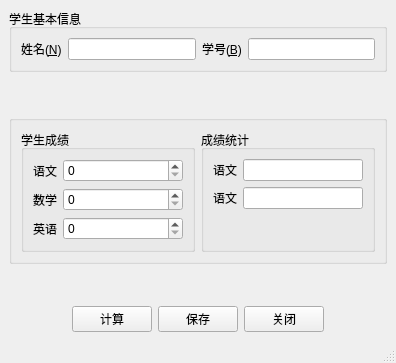
<?xml version="1.0" encoding="UTF-8"?>
<ui version="4.0">
 <class>MainWindow</class>
 <widget class="QMainWindow" name="MainWindow">
  <property name="geometry">
   <rect>
    <x>0</x>
    <y>0</y>
    <width>396</width>
    <height>363</height>
   </rect>
  </property>
  <property name="windowTitle">
   <string>MainWindow</string>
  </property>
  <widget class="QWidget" name="centralwidget">
   <layout class="QVBoxLayout" name="verticalLayout_2">
    <item>
     <widget class="QGroupBox" name="studentInfo">
      <property name="title">
       <string>学生基本信息</string>
      </property>
      <layout class="QHBoxLayout" name="horizontalLayout">
       <item>
        <widget class="QLabel" name="name">
         <property name="text">
          <string>姓名(&amp;N)</string>
         </property>
         <property name="buddy">
          <cstring>inputName</cstring>
         </property>
        </widget>
       </item>
       <item>
        <widget class="QLineEdit" name="inputName"/>
       </item>
       <item>
        <widget class="QLabel" name="number">
         <property name="text">
          <string>学号(&amp;B)</string>
         </property>
         <property name="buddy">
          <cstring>inputNumber</cstring>
         </property>
        </widget>
       </item>
       <item>
        <widget class="QLineEdit" name="inputNumber"/>
       </item>
      </layout>
     </widget>
    </item>
    <item>
     <spacer name="verticalSpacer">
      <property name="orientation">
       <enum>Qt::Orientation::Vertical</enum>
      </property>
      <property name="sizeHint" stdset="0">
       <size>
        <width>20</width>
        <height>40</height>
       </size>
      </property>
     </spacer>
    </item>
    <item>
     <widget class="QGroupBox" name="gradeInfo">
      <property name="title">
       <string/>
      </property>
      <layout class="QVBoxLayout" name="verticalLayout">
       <item>
        <layout class="QHBoxLayout" name="horizontalLayout_2" stretch="1,1">
         <item>
          <widget class="QGroupBox" name="grade">
           <property name="title">
            <string>学生成绩</string>
           </property>
           <layout class="QFormLayout" name="formLayout">
            <item row="0" column="0">
             <widget class="QLabel" name="chinese">
              <property name="text">
               <string>语文</string>
              </property>
              <property name="alignment">
               <set>Qt::AlignmentFlag::AlignCenter</set>
              </property>
             </widget>
            </item>
            <item row="0" column="1">
             <widget class="QSpinBox" name="chineseGrade"/>
            </item>
            <item row="1" column="0">
             <widget class="QLabel" name="math">
              <property name="text">
               <string>数学</string>
              </property>
              <property name="alignment">
               <set>Qt::AlignmentFlag::AlignCenter</set>
              </property>
             </widget>
            </item>
            <item row="1" column="1">
             <widget class="QSpinBox" name="mathGrade"/>
            </item>
            <item row="2" column="0">
             <widget class="QLabel" name="english">
              <property name="text">
               <string>英语</string>
              </property>
              <property name="alignment">
               <set>Qt::AlignmentFlag::AlignCenter</set>
              </property>
             </widget>
            </item>
            <item row="2" column="1">
             <widget class="QSpinBox" name="englishGrade"/>
            </item>
           </layout>
          </widget>
         </item>
         <item>
          <widget class="QGroupBox" name="statistic">
           <property name="title">
            <string>成绩统计</string>
           </property>
           <layout class="QFormLayout" name="formLayout_2">
            <item row="0" column="0">
             <widget class="QLabel" name="chinese_2">
              <property name="text">
               <string>语文</string>
              </property>
              <property name="alignment">
               <set>Qt::AlignmentFlag::AlignCenter</set>
              </property>
             </widget>
            </item>
            <item row="0" column="1">
             <widget class="QLineEdit" name="inputNumber_2"/>
            </item>
            <item row="1" column="0">
             <widget class="QLabel" name="chinese_3">
              <property name="text">
               <string>语文</string>
              </property>
              <property name="alignment">
               <set>Qt::AlignmentFlag::AlignCenter</set>
              </property>
             </widget>
            </item>
            <item row="1" column="1">
             <widget class="QLineEdit" name="inputNumber_3"/>
            </item>
           </layout>
          </widget>
         </item>
        </layout>
       </item>
      </layout>
     </widget>
    </item>
    <item>
     <spacer name="verticalSpacer_2">
      <property name="orientation">
       <enum>Qt::Orientation::Vertical</enum>
      </property>
      <property name="sizeHint" stdset="0">
       <size>
        <width>20</width>
        <height>39</height>
       </size>
      </property>
     </spacer>
    </item>
    <item>
     <layout class="QHBoxLayout" name="horizontalLayout_3">
      <item>
       <spacer name="horizontalSpacer">
        <property name="orientation">
         <enum>Qt::Orientation::Horizontal</enum>
        </property>
        <property name="sizeHint" stdset="0">
         <size>
          <width>40</width>
          <height>20</height>
         </size>
        </property>
       </spacer>
      </item>
      <item>
       <widget class="QPushButton" name="pushButton">
        <property name="text">
         <string>计算</string>
        </property>
       </widget>
      </item>
      <item>
       <widget class="QPushButton" name="pushButton_2">
        <property name="text">
         <string>保存</string>
        </property>
       </widget>
      </item>
      <item>
       <widget class="QPushButton" name="pushButton_3">
        <property name="text">
         <string>关闭</string>
        </property>
       </widget>
      </item>
      <item>
       <spacer name="horizontalSpacer_2">
        <property name="orientation">
         <enum>Qt::Orientation::Horizontal</enum>
        </property>
        <property name="sizeHint" stdset="0">
         <size>
          <width>40</width>
          <height>20</height>
         </size>
        </property>
       </spacer>
      </item>
     </layout>
    </item>
   </layout>
  </widget>
  <widget class="QStatusBar" name="statusbar"/>
 </widget>
 <tabstops>
  <tabstop>inputName</tabstop>
  <tabstop>inputNumber</tabstop>
  <tabstop>chineseGrade</tabstop>
  <tabstop>mathGrade</tabstop>
  <tabstop>englishGrade</tabstop>
  <tabstop>inputNumber_2</tabstop>
  <tabstop>inputNumber_3</tabstop>
  <tabstop>pushButton</tabstop>
  <tabstop>pushButton_2</tabstop>
  <tabstop>pushButton_3</tabstop>
 </tabstops>
 <resources/>
 <connections/>
</ui>
